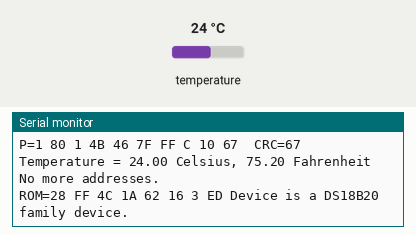
Recording of a sketch running on a simulated Arduino Uno, built with avr-gcc and run on an emulated ATmega328P. Parts: the last lines printed to the serial monitor. The inputs (shaded band) are chosen by the test bench; at power-on: temperature 24 °C.

Above: at 3.1 s.
3.2 s: temperature set to 12 °C
At 3.8 s:
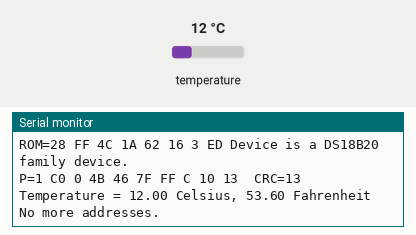
6.3 s: temperature set to 28 °C
At 7.3 s:
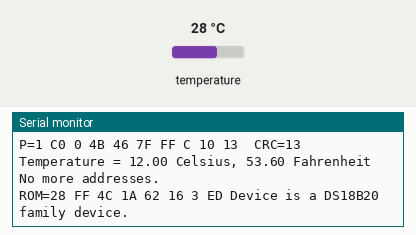
10.2 s: temperature set to 33 °C
At 10.8 s:
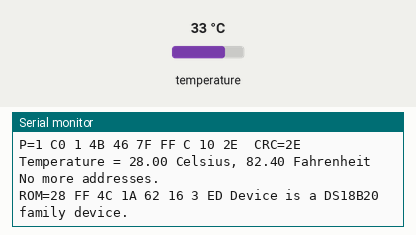
14.1 s: temperature set to 7 °C
At 14.9 s:
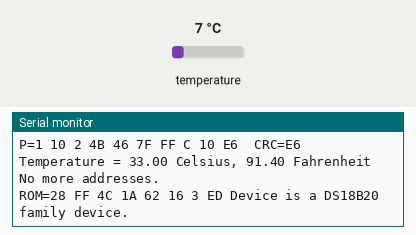
17.9 s: temperature set to 10 °C
At 18.9 s:
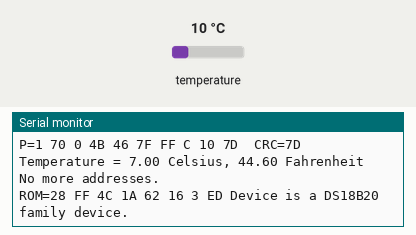
21.8 s: temperature set to 8 °C
At 22.7 s:
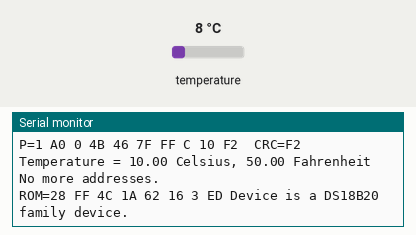
Timing chart, 0 to 24.8 s (numbered marks = the images above; inputs shaded):
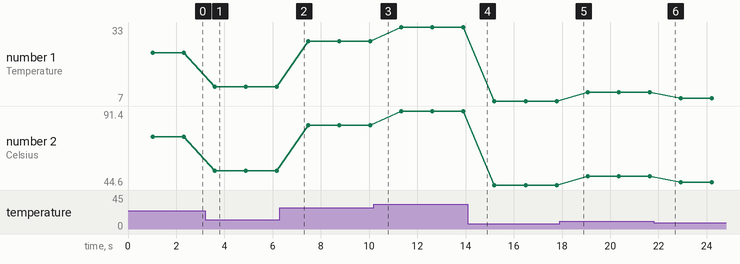

The sketch:

ds18b20_onewire.ino
```cpp
#include <OneWire.h>

// DS18S20 Temperature chip i/o
OneWire ds(4);

void setup(void) {
  // initialize inputs/outputs
  // start serial port
  Serial.begin(115200);
}

void loop(void) {
  byte i;
  byte present = 0;
  byte data[12];
  byte addr[8];
  float celsius, fahrenheit;

  //ds.reset_search();
  if ( !ds.search(addr)) {
      Serial.println("No more addresses.\n");
      ds.reset_search();
      delay(250);
      return;
  }

  Serial.print("ROM=");
  for( i = 0; i < 8; i++) {
    Serial.print(addr[i], HEX);
    Serial.print(" ");
  }

  if ( OneWire::crc8( addr, 7) != addr[7]) {
      Serial.print("CRC is not valid!\n");
      return;
  }

  switch (addr[0]) {
    case 0x10:
      Serial.print("Device is a DS18S20 family device.\n");
      break;
    case 0x28:
      Serial.print("Device is a DS18B20 family device.\n");
      break;
    case 0x22:
      Serial.print("Device is a DS1822 family device.\n");
      break;
    default:
      Serial.print("Device family is not recognized: 0x");
      Serial.println(addr[0], HEX);
      return;
  }

  ds.reset();
  ds.select(addr);
  ds.write(0x44,1);         // start conversion, with parasite power on at the end

  delay(1000);     // maybe 750ms is enough, maybe not
  // we might do a ds.depower() here, but the reset will take care of it.

  present = ds.reset();
  ds.select(addr);
  ds.write(0xBE);         // Read Scratchpad

  Serial.print("P=");
  Serial.print(present, HEX);
  Serial.print(" ");
  for ( i = 0; i < 9; i++) {           // we need 9 bytes
    data[i] = ds.read();
    Serial.print(data[i], HEX);
    Serial.print(" ");
  }
  Serial.print(" CRC=");
  Serial.print(OneWire::crc8(data, 8), HEX);
  Serial.println();

  // Convert the data to actual temperature
  unsigned int raw = (data[1] << 8) | data[0];

  if (addr[0] == 0x10) {
    raw = raw << 3; // 9 bit resolution default
    if (data[7] == 0x10){
      raw = (raw & 0xFFF0) + 12 - data[6];
    }
  } else {
    byte cfg = (data[4] & 0x60);
    // at lower res, the low bits are undefined, so let's zero them
    if (cfg == 0x00) raw = raw & ~7; // 9 bit resolution, 93.75 ms
    else if (cfg == 0x20) raw = raw & ~3; // 10 bit res, 187.5 ms
    else if (cfg == 0x40) raw = raw & ~1; // 11 bit res, 375 ms
    // default is 12 bit resolution, 750 ms conversion time
  }

  celsius = (float)raw / 16.0;
  fahrenheit = celsius * 1.8 + 32.0;
  Serial.print("Temperature = ");
  Serial.print(celsius);
  Serial.print(" Celsius, ");
  Serial.print(fahrenheit);
  Serial.println(" Fahrenheit");
  Serial.println();
}
```

Measured:
- after the input at 3.2 s, the serial monitor: prints a new line after 0.39 s (image 1)
- plotted number 1: 24 → 12 after the input at 3.2 s, 28 → 33 after the input at 10.2 s, 10 → 8 after the input at 21.8 s
- plotted number 2: 75.2 → 53.6 after the input at 3.2 s, 53.6 → 82.4 after the input at 6.3 s, 82.4 → 91.4 after the input at 10.2 s, 91.4 → 44.6 after the input at 14.1 s, 44.6 → 50 after the input at 17.9 s
